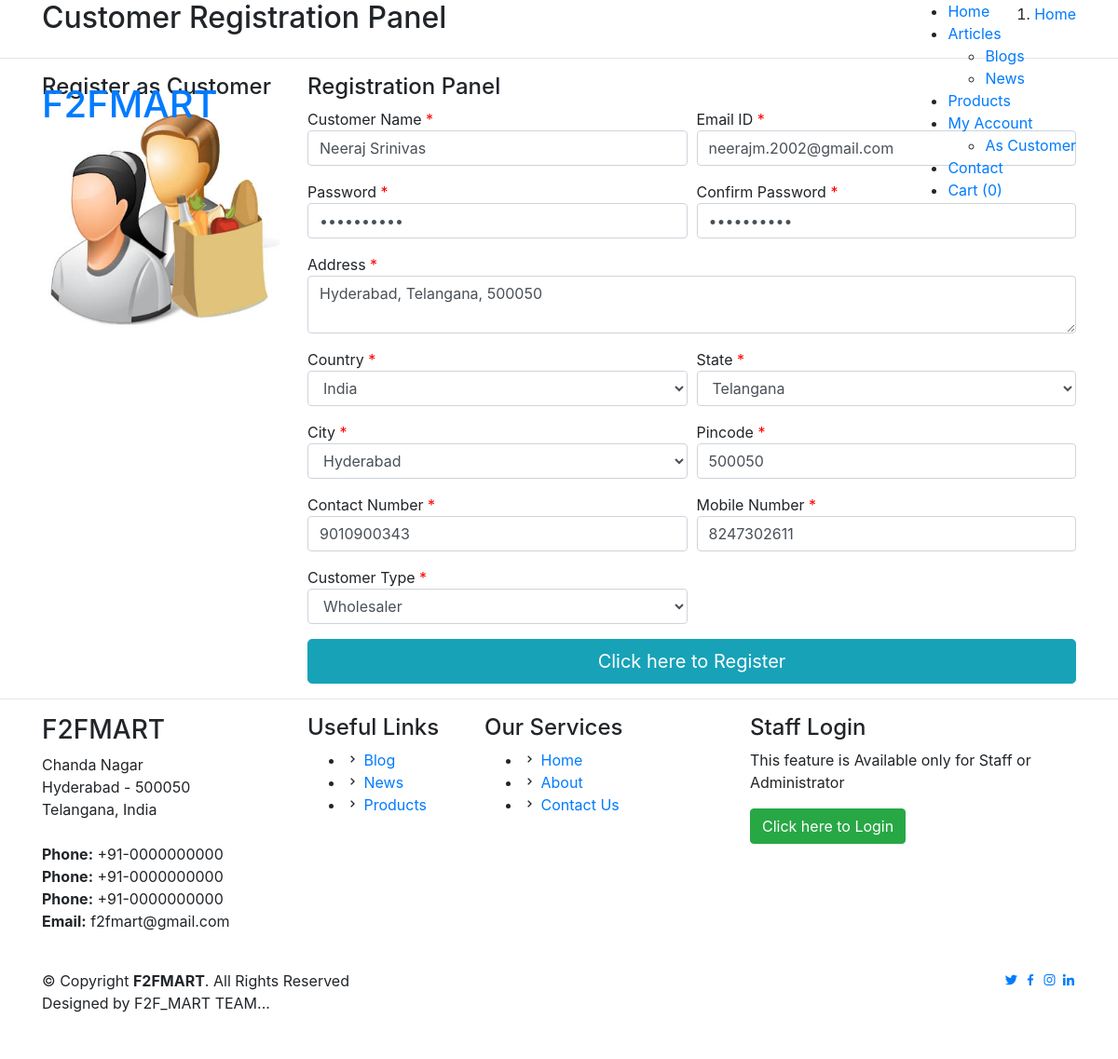
Screenshot of /customerReg.php?editid=9 with the database file from the repository.
### tables this page shows
CREATE TABLE `customer` (
  `customer_id` int(255) NOT NULL,
  `customer_name` varchar(255) NOT NULL,
  `address` text NOT NULL,
  `country_id` int(255) NOT NULL,
  `state_id` int(255) NOT NULL,
  `city_id` int(255) NOT NULL,
  `pincode` varchar(255) NOT NULL,
  `contact_no` varchar(255) NOT NULL,
  `mobile_no` varchar(255) NOT NULL,
  `email_id` varchar(255) NOT NULL,
  `password` varchar(255) NOT NULL,
  `customer_type` varchar(255) NOT NULL,
  `status` varchar(255) NOT NULL
);

### ajaxstate.php (the view, shortened to what this page needs)
<?php
	include("dbconnection.php");
?>
<select name="state" id="state" onChange="loadcity(this.value)"
	<?php
		if($_GET['profile'] != "set")
		{
			echo ' class="search_categories  form-control" ';
		}
		else
		{
			echo ' class=" form-control" ';
		}
	?>
	>
	<?php
		$sql2 = "SELECT * FROM state where status='Active' ";
			if(isset($_GET['editid']))
		{
			$sql2 = $sql2 . " AND country_id='$rsedit[country_id]'";
		}
		$qsql2 =mysqli_query($con,$sql2);
		while($rssql2 = mysqli_fetch_array($qsql2))
		{
			if($rssql2['state_id'] == $rsedit['state_id'] )
			{
				echo "<option value='$rssql2[state_id]' selected>$rssql2[state]</option>";
			}
			else
			{
				echo "<option value='$rssql2[state_id]'>$rssql2[state]</option>";
			}
		}
	?>
</select>

### customerReg.php (shortened to what this page needs)
<?php
include("header.php");
if(isset($_GET['editid']))
{
	$sql = "SELECT * FROM customer WHERE customer_id='$_GET[editid]'";
	$qsql = mysqli_query($con,$sql);
	$rsedit = mysqli_fetch_array($qsql);
}
?>
  <main id="main">
    <section id="breadcrumbs" class="breadcrumbs">
      <div class="container">
        <div class="d-flex justify-content-between align-items-center">
          <h2>Customer Registration Panel</h2>
          <ol>
            <li><a href="index.php">Home</a></li>
          </ol>
        </div>
      </div>
    </section>
<hr>
    <section id="services" class="services section-bg">
      <div class="container">
        <div class="row">
          <div class="col-lg-12">
            <div class="row">
              <div class="col-md-3 d-flex align-items-stretch mt-4 mt-lg-0">
                <div class="icon-box" data-aos="zoom-in" data-aos-delay="200" style="width: 100%;">
                  <h4>Register as Customer</h4>
                  <img src="images/customericon.jpg" style="width: 100%;">
                </div>
              </div>
              <div class="col-md-9 d-flex align-items-stretch">
                <div class="icon-box" data-aos="zoom-in" data-aos-delay="100" style="width: 100%;text-align: left;">
<form method="post" action="" name="frmcstreg" onSubmit="return validatecstreg()">
                  <h4>Registration Panel</h4>
<div class="form-row">
	<div class="col-md-6 form-group">
	Customer Name <font color="#FF0000">*</font>
	  <input type="text" name="customername" id="customername" value="<?php echo $rsedit['customer_name']; ?>" class="form-control" >
	</div>
	<div class="col-md-6 form-group">
	Email ID <font color="#FF0000">*</font>
	  <input type="email" name="email_id" id="email_id" value="<?php echo $rsedit['email_id']; ?>" class="form-control" >
	</div>
	<div class="col-md-6 form-group">
	Password <font color="#FF0000">*</font>
	  <input type="password" name="password" id="password" value="<?php echo $rsedit['password']; ?>" class="form-control" >
	</div>
	<div class="col-md-6 form-group">
	Confirm Password <font color="#FF0000">*</font>
	  <input type="password" name="cpassword" id="cpassword" value="<?php echo $rsedit['password']; ?>" class="form-control" >
	</div>
	<div class="col-md-12 form-group">
	 Address <font color="#FF0000">*</font>
	  <textarea name="address" id="address" class="form-control"><?php echo $rsedit['address']; ?></textarea>
	</div>
	<div class="col-md-6 form-group">
	Country <font color="#FF0000"> *</font>
	  <select name="country" id="country" onChange="loadstate(this.value)" class="form-control">
		  <?php
		  $sql1 = "SELECT * FROM country where status='Active'";
			$qsql1 =mysqli_query($con,$sql1);
		  while($rssql1 = mysqli_fetch_array($qsql1))
		  {
			  if($rssql1['country_id'] == $rsedit['country_id'] )
			  {
			  echo "<option value='$rssql1[country_id]' selected>$rssql1[country]</option>";
			  }
			  else
			  {
			  echo "<option value='$rssql1[country_id]'>$rssql1[country]</option>";
			  }
		  }
		  ?>
		</select>
	</div>
	<div class="col-md-6 form-group">
	State <font color="#FF0000"> *</font>
	  <span id='loadstate'><?php include("ajaxstate.php"); ?></span></div>
	<div class="col-md-6 form-group">
	City <font color="#FF0000"> *</font>
	  <span id='loadcity'><?php include("ajaxcity.php"); ?></span>
	</div>
	<div class="col-md-6 form-group">
	Pincode <font color="#FF0000"> *</font>
	  <input type="number" name="pincode" id="pincode" value="<?php echo $rsedit['pincode']; ?>" class="form-control">
	</div>
	<div class="col-md-6 form-group">
	Contact Number <font color="#FF0000"> *</font>
	  <input type="number" name="cntctnum" id="cntctnum" value="<?php echo $rsedit['contact_no']; ?>" class="form-control">
	</div>
	<div class="col-md-6 form-group">
	Mobile Number <font color="#FF0000"> *</font>
	  <input type="number" name="mblnum" id="mblnum" value="<?php echo $rsedit['mobile_no']; ?>" class="form-control">
	</div>
	<div class="col-md-6 form-group">
	Customer Type <font color="#FF0000"> *</font>
	  <select name="customertype" id="customertype" class="form-control" >
		  <?php
		  $arr= array("Wholesaler","Retailer","Consumer");
		  foreach($arr as $val)
		  {
			  if($rsedit['customer_type'] == $val)
			  {
			  echo "<option value='$val' selected >$val</option>";
			  }
			  else
			  {
			  echo "<option value='$val'>$val</option>";
			  }
		  }
		  ?>
		  </select>
	</div>
	<div class="col-md-6 form-group">
	</div>
</div>
<button type="submit" name="submit" id="submit" class="btn btn-info btn-lg btn-block" >Click here to Register</button>
</form>
                </div>
              </div>
            </div>
          </div>
        </div>
      </div>
    </section>
<hr>
  </main>
<?php
include("footer.php");
?>

### rows the page displays
customer: customername "Neeraj Srinivas", email_id "neerajm.2002@gmail.com", address "Hyderabad, Telangana, 500050", pincode "500050", cntctnum "9010900343", mblnum "8247302611", customertype "Wholesaler"

### other values shown
mysqli_num_rows($qsqlproduct_purchase_record) "0"
form field country "India"
form field state "Telangana"
form field city "Hyderabad"
